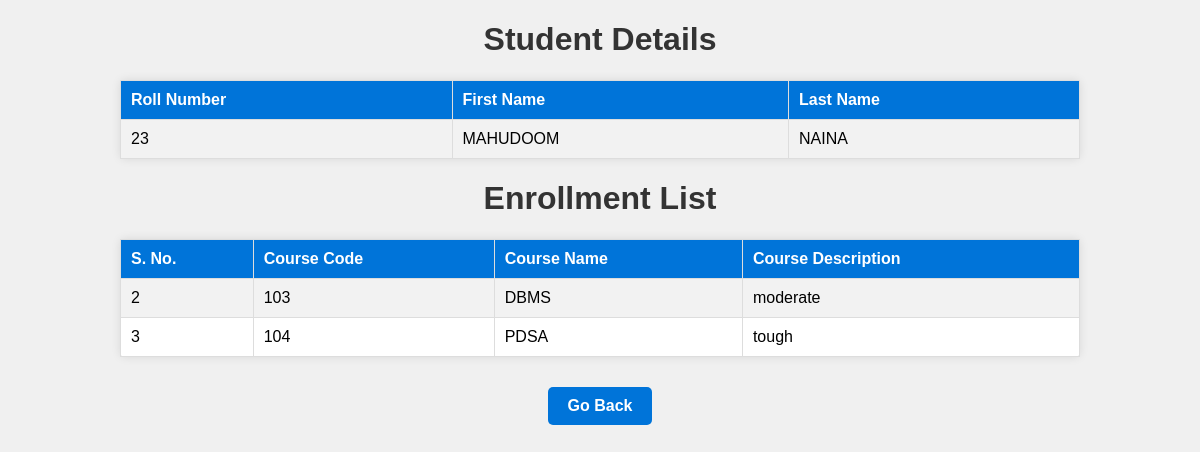
Page /student/5 on the committed database.
### main.py (models this page shows)
class Student(db.Model):
  __tablename__='student'
  student_id=db.Column(db.Integer(),autoincrement=True,primary_key=True)
  roll_number=db.Column(db.String(50),unique=True)
  first_name=db.Column(db.String(50))
  last_name=db.Column(db.String(50))

class Course(db.Model):
  __tablename__='course'
  course_id=db.Column(db.Integer(),autoincrement=True,primary_key=True)
  course_code=db.Column(db.String(),nullable=False,unique=True)
  course_name=db.Column(db.String(50),nullable=False)
  course_description=db.Column(db.String(50))

### main.py (the view)
@app.route("/student/<int:student_id>",methods=["GET"])
def studentdetail(student_id):
  student=Student.query.filter_by(student_id=student_id).first()
  erolls=enrollments.query.filter_by(estudent_id=student_id).all()
  temp=[]
  for x in erolls:
    c=Course.query.filter_by(course_id=x.ecourse_id).first()
    temp+=[c]
  return render_template("studentdetail.html",student=student,course=temp)

### templates/studentdetail.html (shortened to what this page needs)
<!DOCTYPE html>
<html>
  <head>
  </head>
  <body>
    <center><h1>Student Details</h1></center>
    <table id="personal-details">
      <tr>
        <th>Roll Number</th>
        <th>First Name</th>
        <th>Last Name</th>
      </tr>
      <tr>
        <td>{{ student["roll_number"] }}</td>
        <td>{{ student["first_name"] }}</td>
        <td>{{ student["last_name"] }}</td>
      </tr>
    </table>
    <center><h1>Enrollment List</h1></center>
    <table id="enroll-table">
      <tr>
        <th>S. No.</th>
        <th>Course Code</th>
        <th>Course Name</th>
        <th>Course Description</th>
      </tr>
      {% for i in range(course|length) %}
      <tr>
        <td>{{ course[i]["course_id"] }}</td>
        <td>{{ course[i]["course_code"] }}</td>
        <td>{{ course[i]["course_name"] }}</td>
        <td>{{ course[i]["course_description"] }}</td>
      </tr>
      {% endfor %}
    </table>
    <a href="/" class="go-back">Go Back</a>
  </body>
</html>

### templates/studentdetail.html (style rules this page uses)
body { font-family: Arial, sans-serif; background-color: #f0f0f0; margin: 0; padding: 0; text-align: center; }
h1 { color: #333; }
table { width: 80%; margin: 20px auto; border-collapse: collapse; background-color: #fff; box-shadow: 0 0 10px rgba(0, 0, 0, 0.1); border-radius: 5px; }
th, td { padding: 10px; border: 1px solid #ddd; text-align: left; }
th { background-color: #0074d9; color: #fff; }
tr:nth-child(even) { background-color: #f2f2f2; }
a { text-decoration: none; background-color: #0074d9; color: #fff; padding: 10px 20px; border-radius: 5px; font-weight: bold; transition: background-color 0.3s; display: inline-block; margin-top: 10px; }

### rows in the picture
Student: roll_number "23", first_name "MAHUDOOM", last_name "NAINA"
Course: course_id "2", course_code "103", course_name "DBMS", course_description "moderate"
Course: course_id "3", course_code "104", course_name "PDSA", course_description "tough"
